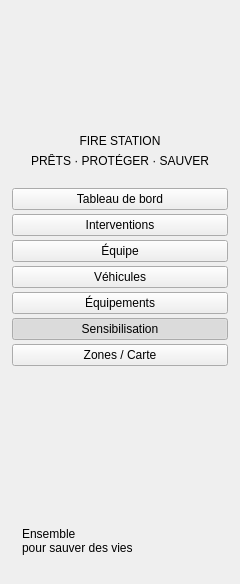
     <widget class="QFrame" name="frame_sidebar">
      <property name="minimumSize">
       <size>
        <width>240</width>
        <height>0</height>
       </size>
      </property>
      <property name="maximumSize">
       <size>
        <width>240</width>
        <height>16777215</height>
       </size>
      </property>
      <layout class="QVBoxLayout" name="verticalLayout_sidebar">
       <property name="spacing">
        <number>6</number>
       </property>
       <property name="leftMargin">
        <number>0</number>
       </property>
       <property name="topMargin">
        <number>18</number>
       </property>
       <property name="rightMargin">
        <number>0</number>
       </property>
       <property name="bottomMargin">
        <number>0</number>
       </property>
       <item alignment="Qt::AlignHCenter">
        <widget class="QLabel" name="label_logoImage">
         <property name="minimumSize">
          <size>
           <width>110</width>
           <height>110</height>
          </size>
         </property>
         <property name="maximumSize">
          <size>
           <width>110</width>
           <height>110</height>
          </size>
         </property>
         <property name="pixmap">
          <pixmap resource="campaign_resources.qrc">:/campaign/images/logo.png</pixmap>
         </property>
         <property name="scaledContents">
          <bool>true</bool>
         </property>
        </widget>
       </item>
       <item>
        <widget class="QLabel" name="label_logo">
         <property name="text">
          <string>FIRE STATION</string>
         </property>
         <property name="alignment">
          <set>Qt::AlignCenter</set>
         </property>
        </widget>
       </item>
       <item>
        <widget class="QLabel" name="label_slogan">
         <property name="text">
          <string>PRÊTS · PROTÉGER · SAUVER</string>
         </property>
         <property name="alignment">
          <set>Qt::AlignCenter</set>
         </property>
        </widget>
       </item>
       <item>
        <spacer name="verticalSpacer_logo">
         <property name="orientation">
          <enum>Qt::Vertical</enum>
         </property>
         <property name="sizeType">
          <enum>QSizePolicy::Fixed</enum>
         </property>
         <property name="sizeHint" stdset="0">
          <size>
           <width>20</width>
           <height>14</height>
          </size>
         </property>
        </spacer>
       </item>
       <item>
        <layout class="QVBoxLayout" name="verticalLayout_nav">
         <property name="spacing">
          <number>4</number>
         </property>
         <property name="leftMargin">
          <number>12</number>
         </property>
         <property name="rightMargin">
          <number>12</number>
         </property>
         <item>
          <widget class="QPushButton" name="pushButton_navDashboard">
           <property name="cursor">
            <cursorShape>PointingHandCursor</cursorShape>
           </property>
           <property name="text">
            <string>Tableau de bord</string>
           </property>
           <property name="icon">
            <iconset resource="campaign_resources.qrc">
             <normaloff>:/campaign/images/ic_home.png</normaloff>:/campaign/images/ic_home.png</iconset>
           </property>
           <property name="iconSize">
            <size>
             <width>22</width>
             <height>22</height>
            </size>
           </property>
           <property name="checkable">
            <bool>true</bool>
           </property>
           <property name="autoExclusive">
            <bool>true</bool>
           </property>
          </widget>
         </item>
         <item>
          <widget class="QPushButton" name="pushButton_navInterventions">
           <property name="cursor">
            <cursorShape>PointingHandCursor</cursorShape>
           </property>
           <property name="text">
            <string>Interventions</string>
           </property>
           <property name="icon">
            <iconset resource="campaign_resources.qrc">
             <normaloff>:/campaign/images/ic_intervention.png</normaloff>:/campaign/images/ic_intervention.png</iconset>
           </property>
           <property name="iconSize">
            <size>
             <width>22</width>
             <height>22</height>
            </size>
           </property>
           <property name="checkable">
            <bool>true</bool>
           </property>
           <property name="autoExclusive">
            <bool>true</bool>
           </property>
          </widget>
         </item>
         <item>
          <widget class="QPushButton" name="pushButton_navEmployes">
           <property name="cursor">
            <cursorShape>PointingHandCursor</cursorShape>
           </property>
           <property name="text">
            <string>Équipe</string>
           </property>
           <property name="icon">
            <iconset resource="campaign_resources.qrc">
             <normaloff>:/campaign/images/ic_equipe.png</normaloff>:/campaign/images/ic_equipe.png</iconset>
           </property>
           <property name="iconSize">
            <size>
             <width>22</width>
             <height>22</height>
            </size>
           </property>
           <property name="checkable">
            <bool>true</bool>
           </property>
           <property name="autoExclusive">
            <bool>true</bool>
           </property>
          </widget>
         </item>
         <item>
          <widget class="QPushButton" name="pushButton_navVehicules">
           <property name="cursor">
            <cursorShape>PointingHandCursor</cursorShape>
           </property>
           <property name="text">
            <string>Véhicules</string>
           </property>
           <property name="icon">
            <iconset resource="campaign_resources.qrc">
             <normaloff>:/campaign/images/ic_vehicule.png</normaloff>:/campaign/images/ic_vehicule.png</iconset>
           </property>
           <property name="iconSize">
            <size>
             <width>22</width>
             <height>22</height>
            </size>
           </property>
           <property name="checkable">
            <bool>true</bool>
           </property>
           <property name="autoExclusive">
            <bool>true</bool>
           </property>
          </widget>
         </item>
         <item>
          <widget class="QPushButton" name="pushButton_navEquipements">
           <property name="cursor">
            <cursorShape>PointingHandCursor</cursorShape>
           </property>
           <property name="text">
            <string>Équipements</string>
           </property>
           <property name="icon">
            <iconset resource="campaign_resources.qrc">
             <normaloff>:/campaign/images/ic_equipement.png</normaloff>:/campaign/images/ic_equipement.png</iconset>
           </property>
           <property name="iconSize">
            <size>
             <width>22</width>
             <height>22</height>
            </size>
           </property>
           <property name="checkable">
            <bool>true</bool>
           </property>
           <property name="autoExclusive">
            <bool>true</bool>
           </property>
          </widget>
         </item>
         <item>
          <widget class="QPushButton" name="pushButton_navCampagnes">
           <property name="cursor">
            <cursorShape>PointingHandCursor</cursorShape>
           </property>
           <property name="text">
            <string>Sensibilisation</string>
           </property>
           <property name="icon">
            <iconset resource="campaign_resources.qrc">
             <normaloff>:/campaign/images/ic_campagne.png</normaloff>:/campaign/images/ic_campagne.png</iconset>
           </property>
           <property name="iconSize">
            <size>
             <width>22</width>
             <height>22</height>
            </size>
           </property>
           <property name="checkable">
            <bool>true</bool>
           </property>
           <property name="checked">
            <bool>true</bool>
           </property>
           <property name="autoExclusive">
            <bool>true</bool>
           </property>
          </widget>
         </item>
         <item>
          <widget class="QPushButton" name="pushButton_navZones">
           <property name="cursor">
            <cursorShape>PointingHandCursor</cursorShape>
           </property>
           <property name="text">
            <string>Zones / Carte</string>
           </property>
           <property name="icon">
            <iconset resource="campaign_resources.qrc">
             <normaloff>:/campaign/images/ic_zone.png</normaloff>:/campaign/images/ic_zone.png</iconset>
           </property>
           <property name="iconSize">
            <size>
             <width>22</width>
             <height>22</height>
            </size>
           </property>
           <property name="checkable">
            <bool>true</bool>
           </property>
           <property name="autoExclusive">
            <bool>true</bool>
           </property>
          </widget>
         </item>
        </layout>
       </item>
       <item>
        <spacer name="verticalSpacer_sidebar">
         <property name="orientation">
          <enum>Qt::Vertical</enum>
         </property>
         <property name="sizeHint" stdset="0">
          <size>
           <width>20</width>
           <height>10</height>
          </size>
         </property>
        </spacer>
       </item>
       <item>
        <widget class="QFrame" name="frame_hero">
         <property name="minimumSize">
          <size>
           <width>240</width>
           <height>202</height>
          </size>
         </property>
         <property name="maximumSize">
          <size>
           <width>240</width>
           <height>202</height>
          </size>
         </property>
         <layout class="QVBoxLayout" name="verticalLayout_hero">
          <property name="spacing">
           <number>0</number>
          </property>
          <property name="leftMargin">
           <number>22</number>
          </property>
          <property name="bottomMargin">
           <number>18</number>
          </property>
          <item>
           <spacer name="verticalSpacer_hero">
            <property name="orientation">
             <enum>Qt::Vertical</enum>
            </property>
            <property name="sizeHint" stdset="0">
             <size>
              <width>20</width>
              <height>40</height>
             </size>
            </property>
           </spacer>
          </item>
          <item>
           <widget class="QLabel" name="label_heroTitre">
            <property name="text">
             <string>Ensemble</string>
            </property>
           </widget>
          </item>
          <item>
           <widget class="QLabel" name="label_heroSousTitre">
            <property name="text">
             <string>pour sauver des vies</string>
            </property>
           </widget>
          </item>
          <item>
           <spacer name="verticalSpacer_trait">
            <property name="orientation">
             <enum>Qt::Vertical</enum>
            </property>
            <property name="sizeType">
             <enum>QSizePolicy::Fixed</enum>
            </property>
            <property name="sizeHint" stdset="0">
             <size>
              <width>20</width>
              <height>8</height>
             </size>
            </property>
           </spacer>
          </item>
          <item>
           <widget class="QFrame" name="frame_heroTrait">
            <property name="minimumSize">
             <size>
              <width>44</width>
              <height>3</height>
             </size>
            </property>
            <property name="maximumSize">
             <size>
              <width>44</width>
              <height>3</height>
             </size>
            </property>
           </widget>
          </item>
         </layout>
        </widget>
       </item>
      </layout>
     </widget>
